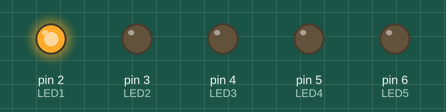
The sketch below on a simulated Arduino Uno, built with avr-gcc and run on an emulated ATmega328P. Shown: output pins drawn as LEDs (lit = HIGH).

Above: at 0.05 s.
At 0.35 s:
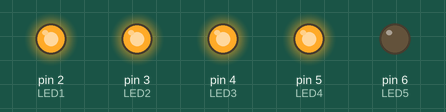
At 0.75 s:
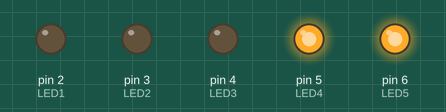
At 1.45 s:
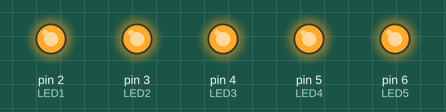
At 2.15 s:
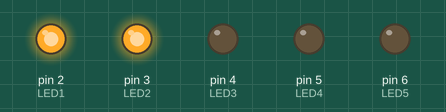
At 2.85 s:
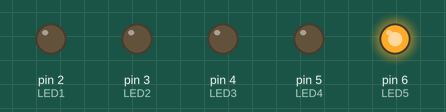
Timing chart, 0 to 3.1 s (numbered marks = the images above):
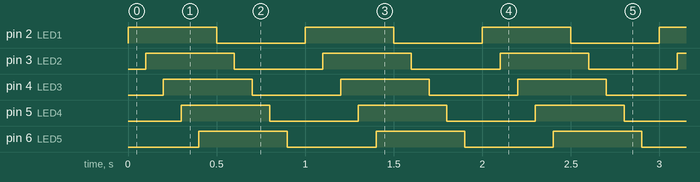

The sketch:

sample1.ino
```cpp
const int LED1=2;
const int LED2=3;
const int LED3=4;
const int LED4=5;
const int LED5=6;

const int LEDX_ON=HIGH;
const int LEDX_OFF=LOW;

const int WAIT_TIME_MS=100;

void setup()
{
  digitalWrite(LED1,LEDX_OFF);
  digitalWrite(LED2,LEDX_OFF);
  digitalWrite(LED3,LEDX_OFF);
  digitalWrite(LED4,LEDX_OFF);
  digitalWrite(LED5,LEDX_OFF);

  pinMode(LED1,OUTPUT);
  pinMode(LED2,OUTPUT);
  pinMode(LED3,OUTPUT);
  pinMode(LED4,OUTPUT);
  pinMode(LED5,OUTPUT);
}

void loop()
{
  digitalWrite(LED1,LEDX_ON);
  delay(WAIT_TIME_MS);

  digitalWrite(LED2,LEDX_ON);
  delay(WAIT_TIME_MS);

  digitalWrite(LED3,LEDX_ON);
  delay(WAIT_TIME_MS);

  digitalWrite(LED4,LEDX_ON);
  delay(WAIT_TIME_MS);

  digitalWrite(LED5,LEDX_ON);
  delay(WAIT_TIME_MS);

  digitalWrite(LED1,LEDX_OFF);
  delay(WAIT_TIME_MS);

  digitalWrite(LED2,LEDX_OFF);
  delay(WAIT_TIME_MS);

  digitalWrite(LED3,LEDX_OFF);
  delay(WAIT_TIME_MS);

  digitalWrite(LED4,LEDX_OFF);
  delay(WAIT_TIME_MS);

  digitalWrite(LED5,LEDX_OFF);
  delay(WAIT_TIME_MS);
}
```

Measured:
- by itself, pin 2 (LED1), pin 3 (LED2), pin 4 (LED3), pin 5 (LED4), pin 6 (LED5): alternates HIGH for 0.50 s and LOW for 0.50 s
- by itself, everything shown: repeats every 1.0 s, in 10 steps
